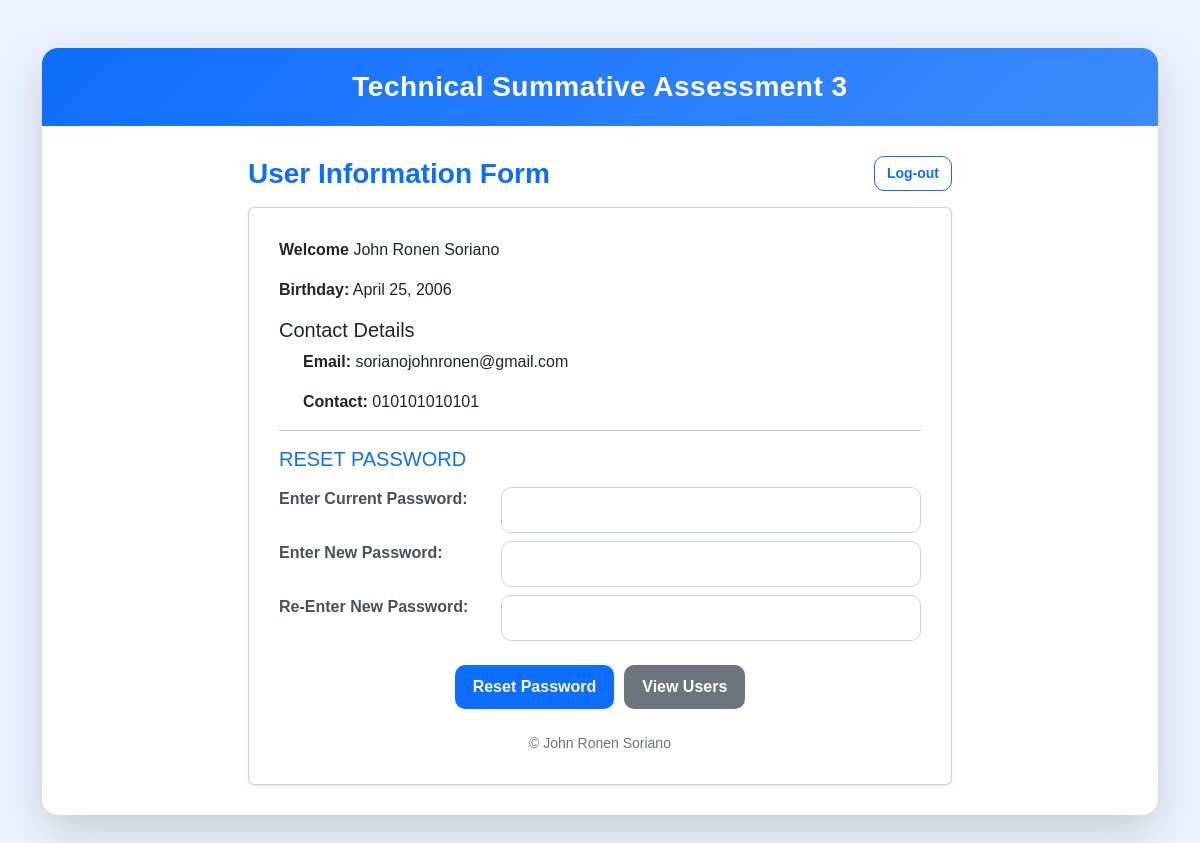
Screenshot of /home.php (signed in) with the database file from the repository.
### tables this page shows
CREATE TABLE `users` (
  `id` int NOT NULL,
  `firstname` varchar(50) NOT NULL,
  `middlename` varchar(50) NOT NULL,
  `lastname` varchar(50) NOT NULL,
  `username` varchar(50) NOT NULL,
  `password` varchar(100) NOT NULL,
  `birthday` varchar(100) NOT NULL,
  `email` varchar(100) NOT NULL,
  `contact_number` varchar(20) NOT NULL,
  `date_created` timestamp NOT NULL DEFAULT CURRENT_TIMESTAMP
);

### home.php (the view, shortened to what this page needs)
<?php
$fullname = $_SESSION["fullname"] ?? "";
$birthday = $_SESSION["birthday"] ?? "";
$email = $_SESSION["email"] ?? "";
$contact_number = $_SESSION["contact_number"] ?? "";
if (isset($_SESSION["user_id"])) {
    require("db.php");
    $user_id = $_SESSION["user_id"];
    $sql = "SELECT * FROM users WHERE id = $user_id";
    $result = mysqli_query($conn, $sql);
    if (mysqli_num_rows($result) == 1) {
        $row = mysqli_fetch_assoc($result);
        $fullname = $row["firstname"] . " " . $row["middlename"] . " " . $row["lastname"];
        $birthday = $row["birthday"];
        $email = $row["email"];
        $contact_number = $row["contact_number"];
    }
}
?>
<?php require("include/header.php"); ?>
<div class="d-flex justify-content-center">
    <div class="col-md-8">
        <div class="d-flex justify-content-between align-items-center mb-3">
            <h3 class="text-primary mb-0">User Information Form</h3>
            <a href="logout.php" class="btn btn-outline-primary btn-sm">
                Log-out
            </a>
        </div>
        <div class="card shadow-sm">
            <div class="card-body">
                <p><b>Welcome</b> <?= $fullname; ?></p>
                <p><b>Birthday:</b> <?= $birthday; ?></p>
                <h5 class="mb-2">Contact Details</h5>
                <p class="ms-4"><b>Email:</b> <?= $email; ?></p>
                <p class="ms-4"><b>Contact:</b> <?= $contact_number; ?></p>
                <hr>
                <h5 class="text-primary mb-3">RESET PASSWORD</h5>
                <form method="post" action="process_reset.php">
                    <div class="row mb-2">
                        <label class="col-md-4 form-label">Enter Current Password:</label>
                        <div class="col-md-8">
                            <input type="password" name="current_password" class="form-control" required>
                        </div>
                    </div>
                    <div class="row mb-2">
                        <label class="col-md-4 form-label">Enter New Password:</label>
                        <div class="col-md-8">
                            <input type="password" name="new_password" class="form-control" required>
                        </div>
                    </div>
                    <div class="row mb-4">
                        <label class="col-md-4 form-label">Re-Enter New Password:</label>
                        <div class="col-md-8">
                            <input type="password" name="confirm_new_password" class="form-control" required>
                        </div>
                    </div>
                    <div class="button-row justify-content-center">
                        <button type="submit" name="submit" class="btn btn-primary">
                            Reset Password
                        </button>
                        <a href="view_users.php" class="btn btn-secondary">
                            View Users
                        </a>
                    </div>
                </form>
                <div class="text-center mt-4 small-text">
                    &copy; John Ronen Soriano
                </div>
            </div>
        </div>
    </div>
</div>
<?php require("include/footer.php"); ?>

### resources/style.css (style rules this page uses)
body { background: #eef4ff; font-family: Arial, Helvetica, sans-serif; }
h3 { font-weight: 700; }
.form-label { font-weight: 600; color: #495057; }
.form-control, .form-select { border-radius: 10px; padding: 10px; border: 1px solid #ced4da; }
.btn { border-radius: 10px; padding: 10px 18px; font-weight: 600; }
.btn-sm { padding: 6px 12px; }
.btn-primary { background: #0d6efd; border: none; }
.btn-secondary { background: #6c757d; border: none; }
.card-body { padding: 30px; }
.small-text { font-size: 14px; color: #6c757d; }
.button-row { display: flex; gap: 10px; align-items: center; flex-wrap: wrap; }
.button-row .btn { min-width: 120px; }

### rows the page displays
users: fullname "John Ronen Soriano", birthday "April 25, 2006", email "sorianojohnronen@gmail.com", contact_number "010101010101"
